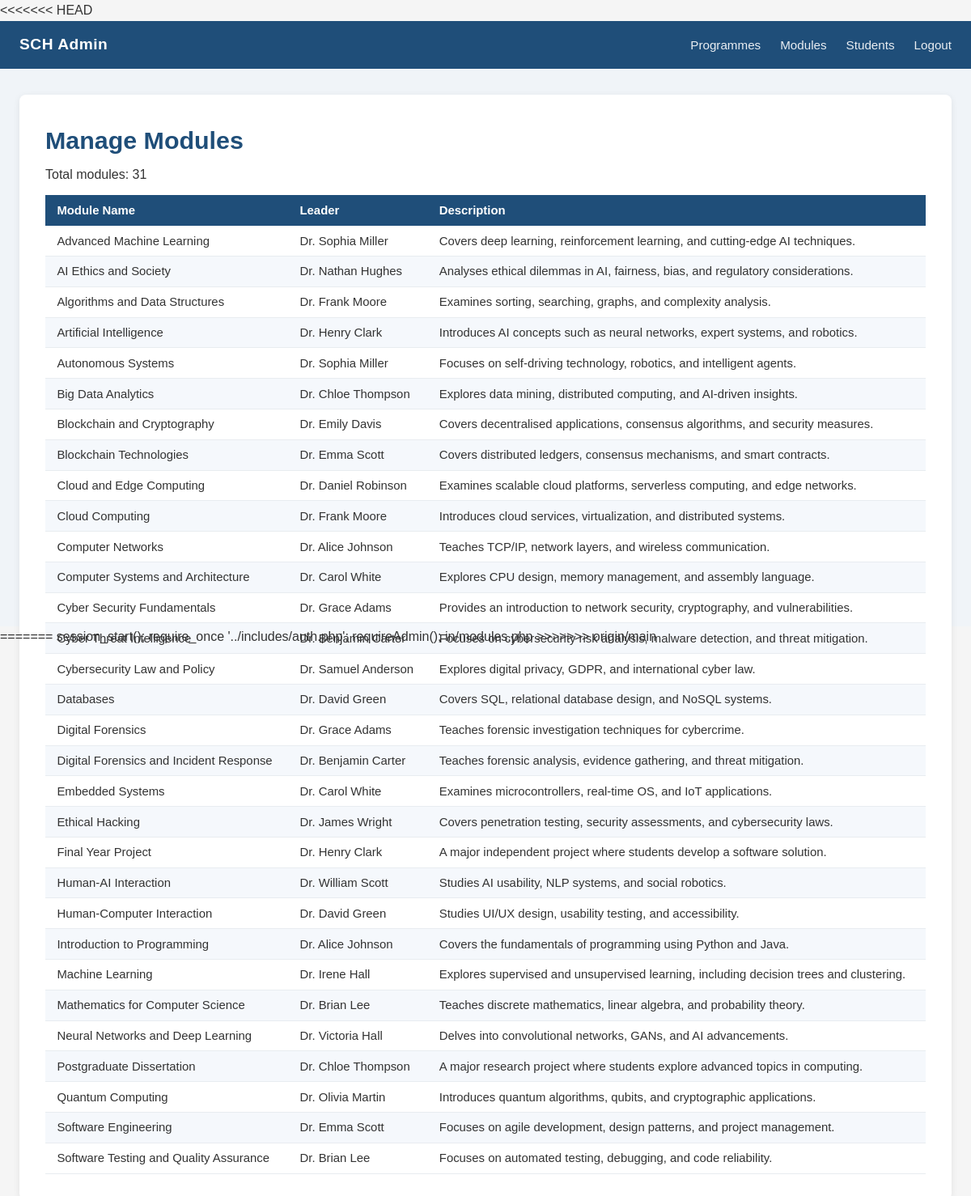
The app's page /admin/modules.php with its own data.
### tables this page shows
CREATE TABLE Modules (
    ModuleID       INTEGER      PRIMARY KEY,
    ModuleName     VARCHAR(255) NOT NULL,
    ModuleLeaderID INTEGER,
    Description    TEXT,
    Image          VARCHAR(255) DEFAULT NULL,
    ImageAlt       VARCHAR(255) DEFAULT NULL,
    FOREIGN KEY (ModuleLeaderID) REFERENCES Staff(StaffID)
);

CREATE TABLE Staff (
    StaffID  INTEGER      PRIMARY KEY,
    Name     VARCHAR(255) NOT NULL,
    Email    VARCHAR(255),
    Bio      TEXT,
    Photo    VARCHAR(500),
    PhotoAlt VARCHAR(255)
);

### includes/helpers.php (called while the page is built, shortened)
<?php
function e(string $value): string {
    return htmlspecialchars($value, ENT_QUOTES | ENT_HTML5, 'UTF-8');
}

### admin/modules.php (the view, shortened to what this page needs)
<?php
require_once '../includes/db.php';
require_once '../includes/helpers.php';
$stmt = $pdo->prepare(
    'SELECT m.ModuleID, m.ModuleName, m.Description, s.Name AS Leader
     FROM Modules m
     JOIN Staff s ON m.ModuleLeaderID = s.StaffID
     ORDER BY m.ModuleName'
);
$stmt->execute();
$modules = $stmt->fetchAll();
?>
<!DOCTYPE html>
<html lang="en">
<head>
    <link rel="stylesheet" href="/student-course-hub/css/main.css">
    <link rel="stylesheet" href="/student-course-hub/css/admin.css">
</head>
<body>
<header class="site-header">
    <div class="header-inner">
        <a href="/student-course-hub/admin/index.php" class="site-logo">SCH Admin</a>
        <nav aria-label="Admin navigation"><ul class="nav-list">
            <li><a href="programmes.php">Programmes</a></li>
            <li><a href="modules.php">Modules</a></li>
            <li><a href="students.php">Students</a></li>
            <li><a href="/student-course-hub/auth/logout.php">Logout</a></li>
        </ul></nav>
    </div>
</header>
<main id="main-content" class="admin-main">
<div class="admin-container">
    <h1>Manage Modules</h1>
    <p>Total modules: <?= count($modules) ?></p>
    <table class="admin-table">
        <thead>
            <tr>
                <th>Module Name</th>
                <th>Leader</th>
                <th>Description</th>
            </tr>
        </thead>
        <tbody>
        <?php foreach ($modules as $m): ?>
            <tr>
                <td><?= e($m['ModuleName']) ?></td>
                <td><?= e($m['Leader']) ?></td>
                <td><?= e($m['Description']) ?></td>
            </tr>
        <?php endforeach; ?>
        </tbody>
    </table>
</div>
</main>
</body>
</html>

### css/main.css (style rules this page uses)
:root { --navy: #1F4E79; --blue: #2E75B6; --light: #D6E4F0; --white: #ffffff; --grey: #f5f5f5; --text: #333333; --radius: 6px; }
*, *::before, *::after { box-sizing: border-box; margin: 0; padding: 0; }
body { font-family: Arial, Helvetica, sans-serif; background: var(--grey); color: var(--text); line-height: 1.6; min-height: 100vh; display: flex; flex-direction: column; }
.site-header { background: var(--navy); padding: 0.9rem 1.5rem; position: sticky; top: 0; z-index: 100; }
.header-inner { max-width: 1400px; margin: 0 auto; display: flex; align-items: center; justify-content: space-between; flex-wrap: wrap; gap: 0.5rem; }
.site-logo { color: var(--white); font-size: 1.2rem; font-weight: bold; text-decoration: none; letter-spacing: 0.5px; }
.nav-list { list-style: none; display: flex; gap: 1.5rem; flex-wrap: wrap; }
.nav-list a { color: var(--white); text-decoration: none; font-size: 0.95rem; opacity: 0.9; transition: opacity 0.2s; }
main { flex: 1; padding: 1.5rem; }

### css/admin.css (style rules this page uses)
.admin-main { background: #f0f4f8; min-height: calc(100vh - 120px); padding: 2rem 1.5rem; }
.admin-container { max-width: 1200px; margin: 0 auto; background: #ffffff; border-radius: 8px; padding: 2rem; box-shadow: 0 2px 8px rgba(0,0,0,0.08); }
.admin-container h1 { color: #1F4E79; margin-bottom: 0.3rem; font-size: 1.9rem; }
.admin-table { width: 100%; border-collapse: collapse; margin-top: 0.8rem; font-size: 0.93rem; }
.admin-table th { background: #1F4E79; color: #ffffff; padding: 0.7rem 0.9rem; text-align: left; font-weight: bold; }
.admin-table td { padding: 0.65rem 0.9rem; border-bottom: 1px solid #e8ecf0; vertical-align: top; }
.admin-table tr:nth-child(even) td { background: #f5f8fc; }

### records on screen
modules: ModuleName "Advanced Machine Learning", ModuleLeaderID.Name "Dr. Sophia Miller", Description "Covers deep learning, reinforcement learning, and cutting-edge AI techniques."
modules: ModuleName "AI Ethics and Society", ModuleLeaderID.Name "Dr. Nathan Hughes", Description "Analyses ethical dilemmas in AI, fairness, bias, and regulatory considerations."
modules: ModuleName "Algorithms and Data Structures", ModuleLeaderID.Name "Dr. Frank Moore", Description "Examines sorting, searching, graphs, and complexity analysis."
modules: ModuleName "Artificial Intelligence", ModuleLeaderID.Name "Dr. Henry Clark", Description "Introduces AI concepts such as neural networks, expert systems, and robotics."
modules: ModuleName "Autonomous Systems", ModuleLeaderID.Name "Dr. Sophia Miller", Description "Focuses on self-driving technology, robotics, and intelligent agents."
modules: ModuleName "Big Data Analytics", ModuleLeaderID.Name "Dr. Chloe Thompson", Description "Explores data mining, distributed computing, and AI-driven insights."
modules: ModuleName "Blockchain and Cryptography", ModuleLeaderID.Name "Dr. Emily Davis", Description "Covers decentralised applications, consensus algorithms, and security measures."
modules: ModuleName "Blockchain Technologies", ModuleLeaderID.Name "Dr. Emma Scott", Description "Covers distributed ledgers, consensus mechanisms, and smart contracts."
modules: ModuleName "Cloud and Edge Computing", ModuleLeaderID.Name "Dr. Daniel Robinson", Description "Examines scalable cloud platforms, serverless computing, and edge networks."
modules: ModuleName "Cloud Computing", ModuleLeaderID.Name "Dr. Frank Moore", Description "Introduces cloud services, virtualization, and distributed systems."
modules: ModuleName "Computer Networks", ModuleLeaderID.Name "Dr. Alice Johnson", Description "Teaches TCP/IP, network layers, and wireless communication."
modules: ModuleName "Computer Systems and Architecture", ModuleLeaderID.Name "Dr. Carol White", Description "Explores CPU design, memory management, and assembly language."
modules: ModuleName "Cyber Security Fundamentals", ModuleLeaderID.Name "Dr. Grace Adams", Description "Provides an introduction to network security, cryptography, and vulnerabilities."
modules: ModuleName "Cyber Threat Intelligence", ModuleLeaderID.Name "Dr. Benjamin Carter", Description "Focuses on cybersecurity risk analysis, malware detection, and threat mitigation."
modules: ModuleName "Cybersecurity Law and Policy", ModuleLeaderID.Name "Dr. Samuel Anderson", Description "Explores digital privacy, GDPR, and international cyber law."
modules: ModuleName "Databases", ModuleLeaderID.Name "Dr. David Green", Description "Covers SQL, relational database design, and NoSQL systems."
modules: ModuleName "Digital Forensics", ModuleLeaderID.Name "Dr. Grace Adams", Description "Teaches forensic investigation techniques for cybercrime."
modules: ModuleName "Digital Forensics and Incident Response", ModuleLeaderID.Name "Dr. Benjamin Carter", Description "Teaches forensic analysis, evidence gathering, and threat mitigation."
modules: ModuleName "Embedded Systems", ModuleLeaderID.Name "Dr. Carol White", Description "Examines microcontrollers, real-time OS, and IoT applications."
modules: ModuleName "Ethical Hacking", ModuleLeaderID.Name "Dr. James Wright", Description "Covers penetration testing, security assessments, and cybersecurity laws."
modules: ModuleName "Final Year Project", ModuleLeaderID.Name "Dr. Henry Clark", Description "A major independent project where students develop a software solution."
modules: ModuleName "Human-AI Interaction", ModuleLeaderID.Name "Dr. William Scott", Description "Studies AI usability, NLP systems, and social robotics."
modules: ModuleName "Human-Computer Interaction", ModuleLeaderID.Name "Dr. David Green", Description "Studies UI/UX design, usability testing, and accessibility."
modules: ModuleName "Introduction to Programming", ModuleLeaderID.Name "Dr. Alice Johnson", Description "Covers the fundamentals of programming using Python and Java."
modules: ModuleName "Machine Learning", ModuleLeaderID.Name "Dr. Irene Hall", Description "Explores supervised and unsupervised learning, including decision trees and clustering."
modules: ModuleName "Mathematics for Computer Science", ModuleLeaderID.Name "Dr. Brian Lee", Description "Teaches discrete mathematics, linear algebra, and probability theory."
modules: ModuleName "Neural Networks and Deep Learning", ModuleLeaderID.Name "Dr. Victoria Hall", Description "Delves into convolutional networks, GANs, and AI advancements."
modules: ModuleName "Postgraduate Dissertation", ModuleLeaderID.Name "Dr. Chloe Thompson", Description "A major research project where students explore advanced topics in computing."
modules: ModuleName "Quantum Computing", ModuleLeaderID.Name "Dr. Olivia Martin", Description "Introduces quantum algorithms, qubits, and cryptographic applications."
modules: ModuleName "Software Engineering", ModuleLeaderID.Name "Dr. Emma Scott", Description "Focuses on agile development, design patterns, and project management."
modules: ModuleName "Software Testing and Quality Assurance", ModuleLeaderID.Name "Dr. Brian Lee", Description "Focuses on automated testing, debugging, and code reliability."

### other values on screen
count($modules) "31"
